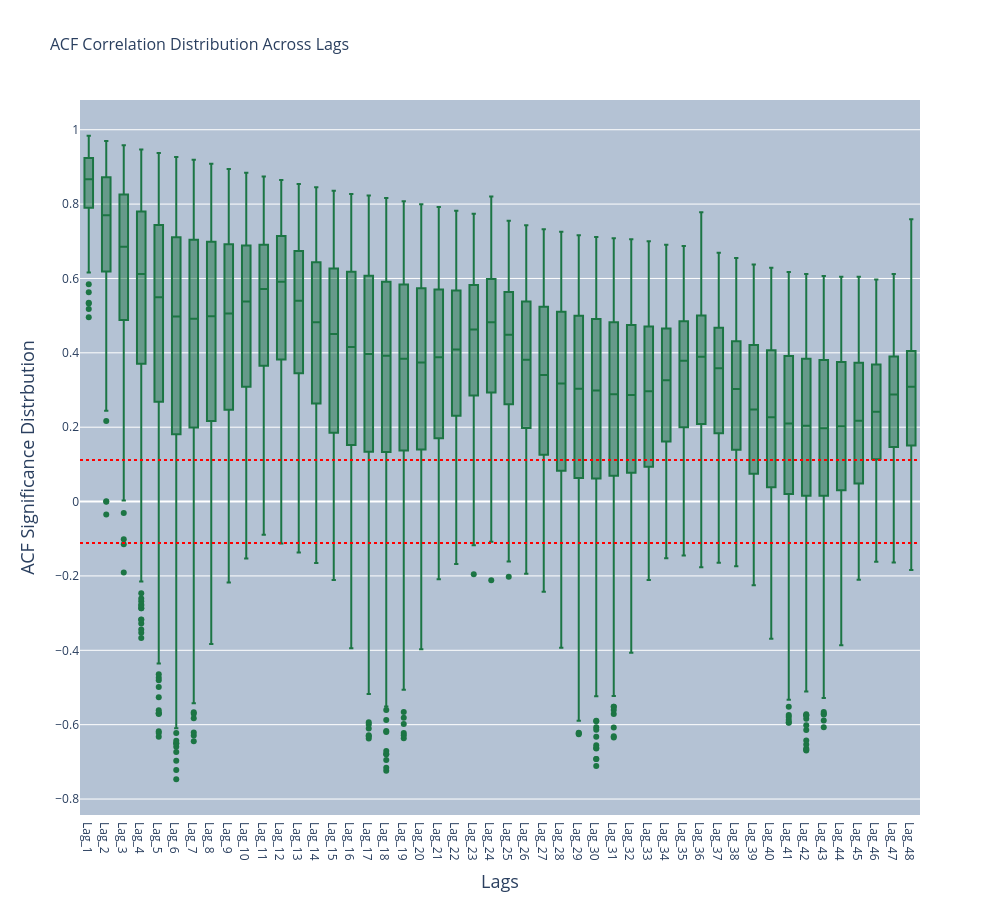

This figure's notebook cell:
### Code cell
Lag_Importance_Correlations = px.box(
    data_frame=df_ACF_And_Pacf_Correlations,
    title='ACF Correlation Distribution Across Lags',
    x='Lag',
    y='acf',
    width=1000,
    height=900,
    color_discrete_sequence=['#1C7544']
)

conf_int = 1.96/np.sqrt(len(df_Reduced['datestamp'].unique()))

Lag_Importance_Correlations.add_hline(y=conf_int, line_dash="dot", line_color="red")
Lag_Importance_Correlations.add_hline(y=-conf_int, line_dash="dot", line_color="red")

Lag_Importance_Correlations.update_layout(
     title_font=dict(size=16),  # Set the title font size
    font=dict(size=15),  # Set general font size for labels and axis titles
            hoverlabel=dict(
                font_size=20  # Set font size for hover data
            ),
            yaxis=dict(
                title='ACF Significance Distrbution',
                title_font=dict(size=18),  # Set y-axis title font size
                tickfont=dict(size=12)  # Set y-axis tick font size
            ),
            xaxis=dict(
                title='Lags',
                title_font=dict(size=18),  # Set x-axis title font size
                tickfont=dict(size=12)  # Set x-axis tick font size
            ),
             legend=dict(
                orientation='h',       
                yanchor='bottom',     
                y=-0.3,               
                xanchor='center',      
                 x=0.5,                 
                font=dict(size=16)     
            ),
            plot_bgcolor="#B4C2D4", 
)

Lag_Importance_Correlations.show()

### Figure 1 — Plotly figure (JSON) as saved in the notebook; plotly's stock layout.template omitted (floating-point values rounded to 4 significant figures; data arrays with more than 128 entries replaced by an {"elided": "..."} marker saying what was removed)
{"data": [{"alignmentgroup": "True", "hovertemplate": "Lag=%{x}<br>acf=%{y}<extra></extra>", "legendgroup": "", "marker": {"color": "#1C7544"}, "name": "", "notched": false, "offsetgroup": "", "orientation": "v", "showlegend": false, "type": "box", "x": {"elided": "26592 str values"}, "x0": " ", "xaxis": "x", "y": {"elided": "26592 float values"}, "y0": " ", "yaxis": "y"}], "layout": {"boxmode": "group", "font": {"size": 15}, "height": 900, "hoverlabel": {"font": {"size": 20}}, "legend": {"font": {"size": 16}, "orientation": "h", "tracegroupgap": 0, "x": 0.5, "xanchor": "center", "y": -0.3, "yanchor": "bottom"}, "plot_bgcolor": "#B4C2D4", "shapes": [{"line": {"color": "red", "dash": "dot"}, "type": "line", "x0": 0, "x1": 1, "xref": "x domain", "y0": 0.1115, "y1": 0.1115, "yref": "y"}, {"line": {"color": "red", "dash": "dot"}, "type": "line", "x0": 0, "x1": 1, "xref": "x domain", "y0": -0.1115, "y1": -0.1115, "yref": "y"}], "title": {"font": {"size": 16}, "text": "ACF Correlation Distribution Across Lags"}, "width": 1000, "xaxis": {"anchor": "y", "domain": [0, 1], "tickfont": {"size": 12}, "title": {"font": {"size": 18}, "text": "Lags"}}, "yaxis": {"anchor": "x", "domain": [0, 1], "tickfont": {"size": 12}, "title": {"font": {"size": 18}, "text": "ACF Significance Distrbution"}}}}
